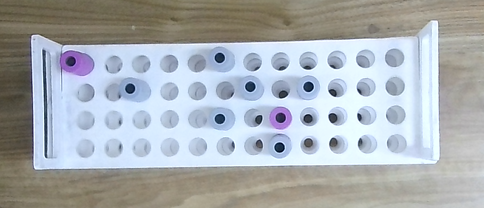
#> input picture Test_Images/tray2.png, 484 x 208 px, found by its file name
$ python detectone.py
#> lines starting #> are read from the running program, lines starting #| are printed output that depends on the picture; after the words box and inside, x2 and y2 are one past the last pixel; in counts of white or black regions, pixels touching at a corner belong together
import cv2
import numpy as np

# Load the image
image_path = 'C:\\Users\\lenovo\\OneDrive\\Desktop\\tray2.png'
image = cv2.imread(image_path, cv2.IMREAD_GRAYSCALE)
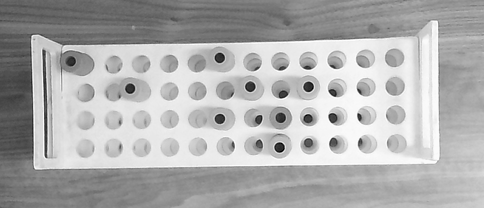
#> image: shape (208, 484); min 0, max 255, mean 173.9
dl = []

# Apply Gaussian blur to reduce noise
blurred_image = cv2.GaussianBlur(image, (5, 5), 0)
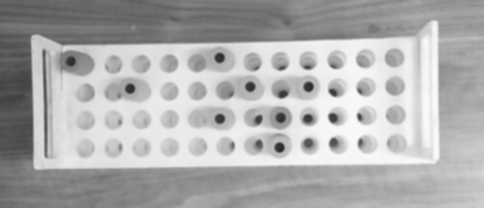
#> blurred_image: shape (208, 484); min 40, max 250, mean 173.9

# Apply Canny edge detection
edges = cv2.Canny(blurred_image, threshold1=50, threshold2=150)
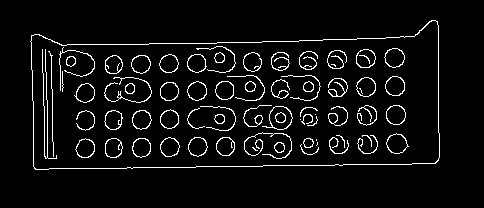
#> edges: shape (208, 484); 5.6% white in thin lines or dots, all inside (x1, y1, x2, y2) = (30, 20, 440, 170)

# Detect circles using Hough Circle Transform
circles = cv2.HoughCircles(edges, cv2.HOUGH_GRADIENT, dp=1, minDist=40,
                           param1=100, param2=20, minRadius=10, maxRadius=25)
#> circles = [[395.5, 114.5, 10.6], [279.5, 118.5, 11.8], [365.5, 86.5, 10.5], [77.5, 62.5, 17.7], [223.5, 118.5, 10.5], [307.5, 86.5, 13], [141.5, 147.5, 10.6], [137.5, 89.5, 11], [222.5, 60.5, 10.6]]

# Convert circles to integer coordinates
if circles is not None:
    circles = np.uint16(np.around(circles))
#> circles = [[396, 114, 11], [280, 118, 12], [366, 86, 10], [78, 62, 18], [224, 118, 10], [308, 86, 13], [142, 148, 11], [138, 90, 11], [222, 60, 11]]
    colored_image = cv2.cvtColor(image, cv2.COLOR_GRAY2BGR)

    # Iterate through detected circles and append centroids to the list
    for circle in circles[0, :]:
        cX, cY = circle[0], circle[1]
        dl.append((cX, cY))
        cv2.circle(colored_image, (cX, cY), circle[2], (0, 255, 0), 2)  # Draw circle
        cv2.circle(colored_image, (cX, cY), 2, (0, 0, 255), 3)  # Draw centroid
#> this loop made 9 passes
#> (circle, cX, cY) on passes 1 to 9: ([396, 114, 11], 396, 114), ([280, 118, 12], 280, 118), ([366, 86, 10], 366, 86), ([78, 62, 18], 78, 62), ([224, 118, 10], 224, 118), ([308, 86, 13], 308, 86), ([142, 148, 11], 142, 148), ([138, 90, 11], 138, 90), ([222, 60, 11], 222, 60)
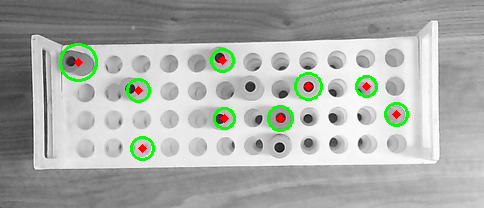
#> colored_image: shape (208, 484, 3); mean B, G, R 169.4, 174.5, 170.4
#> after the loop, dl = [(396, 114), (280, 118), (366, 86), (78, 62), (224, 118), (308, 86), (142, 148), (138, 90), (222, 60)]

# Sort the list of tuples based on y-coordinate first and then x-coordinate
sorted_tuples = sorted(dl, key=lambda t: (t[1], t[0]))
#> sorted_tuples = [(222, 60), (78, 62), (308, 86), (366, 86), (138, 90), (396, 114), (224, 118), (280, 118), (142, 148)]

# Reshape the sorted list into a 4x12 matrix
rows = [sorted_tuples[i:i+12] for i in range(0, len(sorted_tuples), 12)]
#> rows = [[(222, 60), (78, 62), (308, 86), (366, 86), (138, 90), (396, 114), (224, 118), (280, 118), (142, 148)]]

# Print the arranged matrix
for row in rows:
    for tuple_val in row:
        print(tuple_val, end=' ')
    print()
#> this loop made 1 pass
#| (222, 60) (78, 62) (308, 86) (366, 86) (138, 90) (396, 114) (224, 118) (280, 118) (142, 148)

# Display the image with circles and centroids
cv2.imshow('Detected Circles and Centroids', colored_image)
cv2.waitKey(0)
cv2.destroyAllWindows()

$ run again, with Test_Images/tray1.png copied over Test_Images/tray2.png
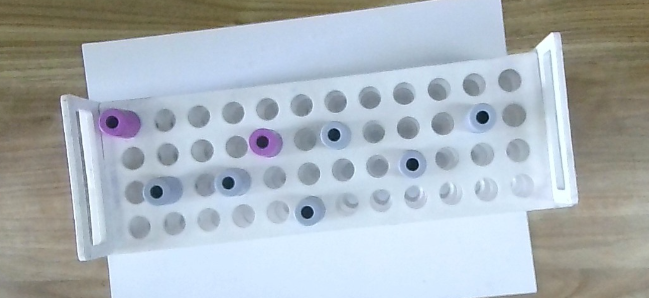
#> input picture Test_Images/tray1.png, 649 x 298 px, found by its file name
#> `edges = cv2.Canny(blurred_image, threshold1=50, threshold2=150)`:
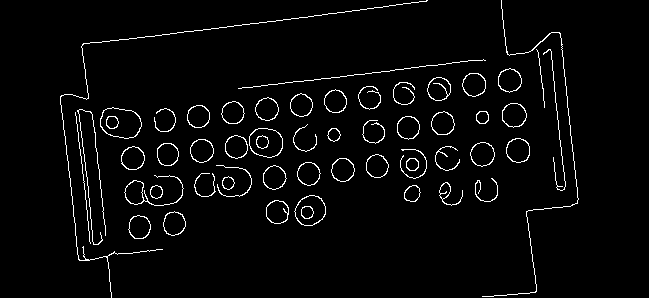
#> edges: shape (298, 649); 3.2% white in thin lines or dots, all inside (x1, y1, x2, y2) = (60, 0, 579, 298)
#> `circles = cv2.HoughCircles(edges, cv2.HOUGH_GRADIENT, dp=1, minDist=40..`: circles = 16 rows, first 8: [342.5, 169.5, 12.5], [265.5, 142.5, 15.2], [201.5, 150.5, 10.35], [310.5, 209.5, 15.1], [438.5, 88.5, 10.35], [165.5, 189.5, 15.4], [132.5, 157.5, 10.5], [413.5, 163.5, 12.2]
#> `circles = np.uint16(np.around(circles))`: circles = 16 rows, first 8: [342, 170, 12], [266, 142, 15], [202, 150, 10], [310, 210, 15], [438, 88, 10], [166, 190, 15], [132, 158, 10], [414, 164, 12]
#> the loop `for circle in circles[0, :]:` made 16 passes
#> (circle, cX, cY) on passes 1 to 8: ([342, 170, 12], 342, 170), ([266, 142, 15], 266, 142), ([202, 150, 10], 202, 150), ([310, 210, 15], 310, 210), ([438, 88, 10], 438, 88), ([166, 190, 15], 166, 190), ([132, 158, 10], 132, 158), ([414, 164, 12], 414, 164)
#> after the loop `for circle in circles[0, :]:`:
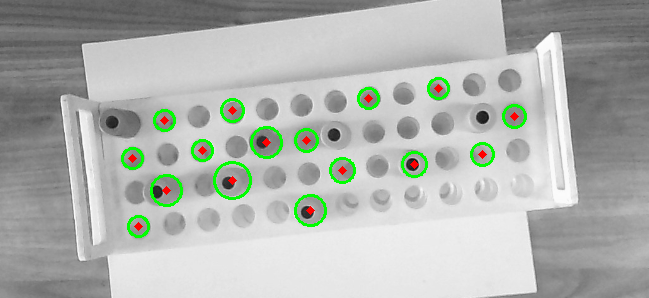
#> colored_image: shape (298, 649, 3); mean B, G, R 174.5, 179.2, 175.3
#> after the loop `for circle in circles[0, :]:`: dl = [(342, 170), (266, 142), (202, 150), (310, 210), (438, 88), (166, 190), (132, 158), (414, 164), (232, 180), (138, 226), (306, 140), (232, 110), (482, 154), (514, 116), (164, 120), (368, 98)]
#> sorted_tuples = [(438, 88), (368, 98), (232, 110), (514, 116), (164, 120), (306, 140), (266, 142), (202, 150), (482, 154), (132, 158), (414, 164), (342, 170), (232, 180), (166, 190), (310, 210), (138, 226)]
#> rows = [[(438, 88), (368, 98), (232, 110), (514, 116), (164, 120), (306, 140), (266, 142), (202, 150), (482, 154), (132, 158), (414, 164), (342, 170)], [(232, 180), (166, 190), (310, 210), (138, 226)]]
#> the loop `for row in rows:` made 2 passes
#> row on pass 2: [(232, 180), (166, 190), (310, 210), (138, 226)]
#> (printed output is left out)

$ run again, with Test_Images/testTpics.png copied over Test_Images/tray2.png
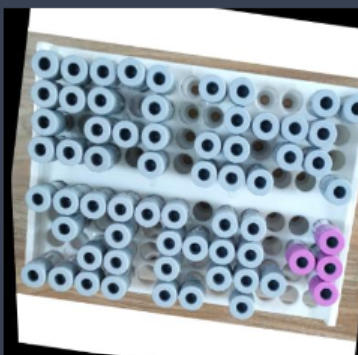
#> input picture Test_Images/testTpics.png, 358 x 355 px, found by its file name
#> `edges = cv2.Canny(blurred_image, threshold1=50, threshold2=150)`:
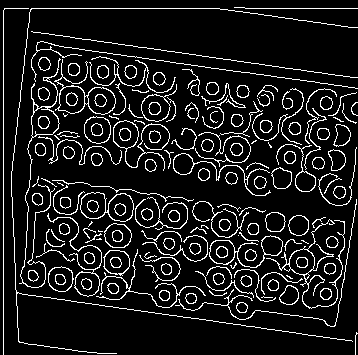
#> edges: shape (355, 358); 10.8% white in thin lines or dots
#> `circles = cv2.HoughCircles(edges, cv2.HOUGH_GRADIENT, dp=1, minDist=40..`: circles = 25 rows, first 8: [324.5, 107.5, 20], [73.5, 70.5, 17.4], [299.5, 259.5, 23.3], [99.5, 101.5, 16.4], [230.5, 148.5, 17.7], [169.5, 214.5, 18.8], [220.5, 249.5, 14.1], [59.5, 281.5, 16.3]
#> `circles = np.uint16(np.around(circles))`: circles = 25 rows, first 8: [324, 108, 20], [74, 70, 17], [300, 260, 23], [100, 102, 16], [230, 148, 18], [170, 214, 19], [220, 250, 14], [60, 282, 16]
#> the loop `for circle in circles[0, :]:` made 25 passes
#> (circle, cX, cY) on passes 1 to 8: ([324, 108, 20], 324, 108), ([74, 70, 17], 74, 70), ([300, 260, 23], 300, 260), ([100, 102, 16], 100, 102), ([230, 148, 18], 230, 148), ([170, 214, 19], 170, 214), ([220, 250, 14], 220, 250), ([60, 282, 16], 60, 282)
#> after the loop `for circle in circles[0, :]:`:
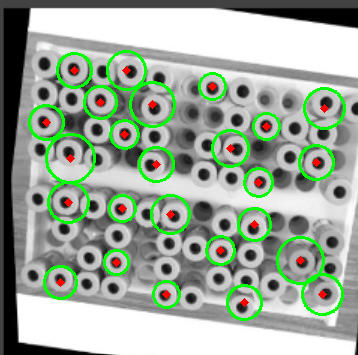
#> colored_image: shape (355, 358, 3); mean B, G, R 154.3, 170.3, 156.3
#> after the loop `for circle in circles[0, :]:`: dl = 25 pairs, first value 46 to 324, second value 70 to 302
#> sorted_tuples has the same summary as dl
#> rows = 3 items
#> the loop `for row in rows:` made 3 passes
#> row on pass 3: [(244, 302)]
#> (printed output is left out)
